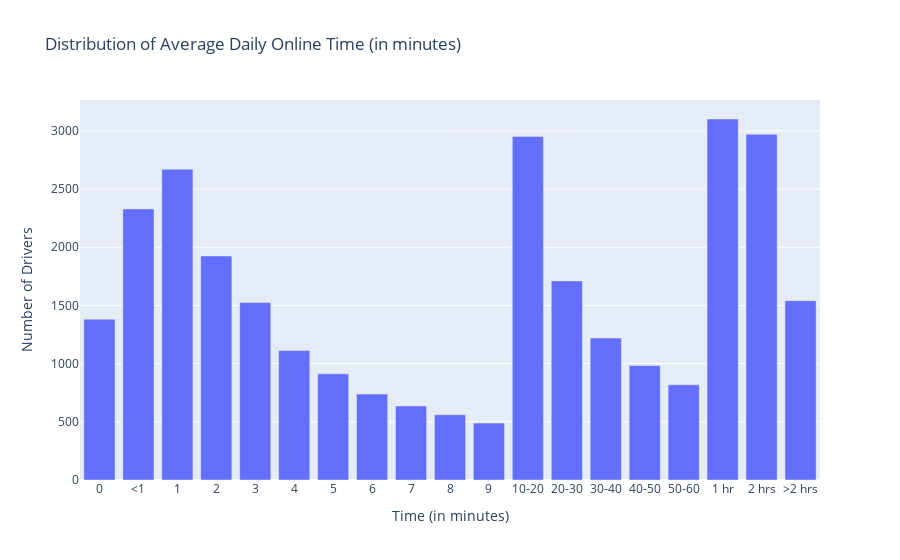

Notebook code for this chart:
### Code cell
#data based on last 1 year 
fig= go.Figure(go.Bar(x=x,y=y)) 
fig.update_layout(title='Distribution of Average Daily Online Time (in minutes)',
                  xaxis_title='Time (in minutes)',yaxis_title='Number of Drivers')
fig.show()

### Figure 1 — Plotly figure (JSON) as saved in the notebook; plotly's stock layout.template omitted (floating-point values rounded to 4 significant figures)
{"data": [{"type": "bar", "x": ["0", "<1", "1", "2", "3", "4", "5", "6", "7", "8", "9", "10-20", "20-30", "30-40", "40-50", "50-60", "1 hr", "2 hrs", ">2 hrs"], "y": [1382, 2329, 2670, 1925, 1525, 1112, 912, 738, 636, 561, 489, 2952, 1711, 1220, 983, 818, 3102, 2971, 1541]}], "layout": {"title": {"text": "Distribution of Average Daily Online Time (in minutes)"}, "xaxis": {"title": {"text": "Time (in minutes)"}}, "yaxis": {"title": {"text": "Number of Drivers"}}}}
